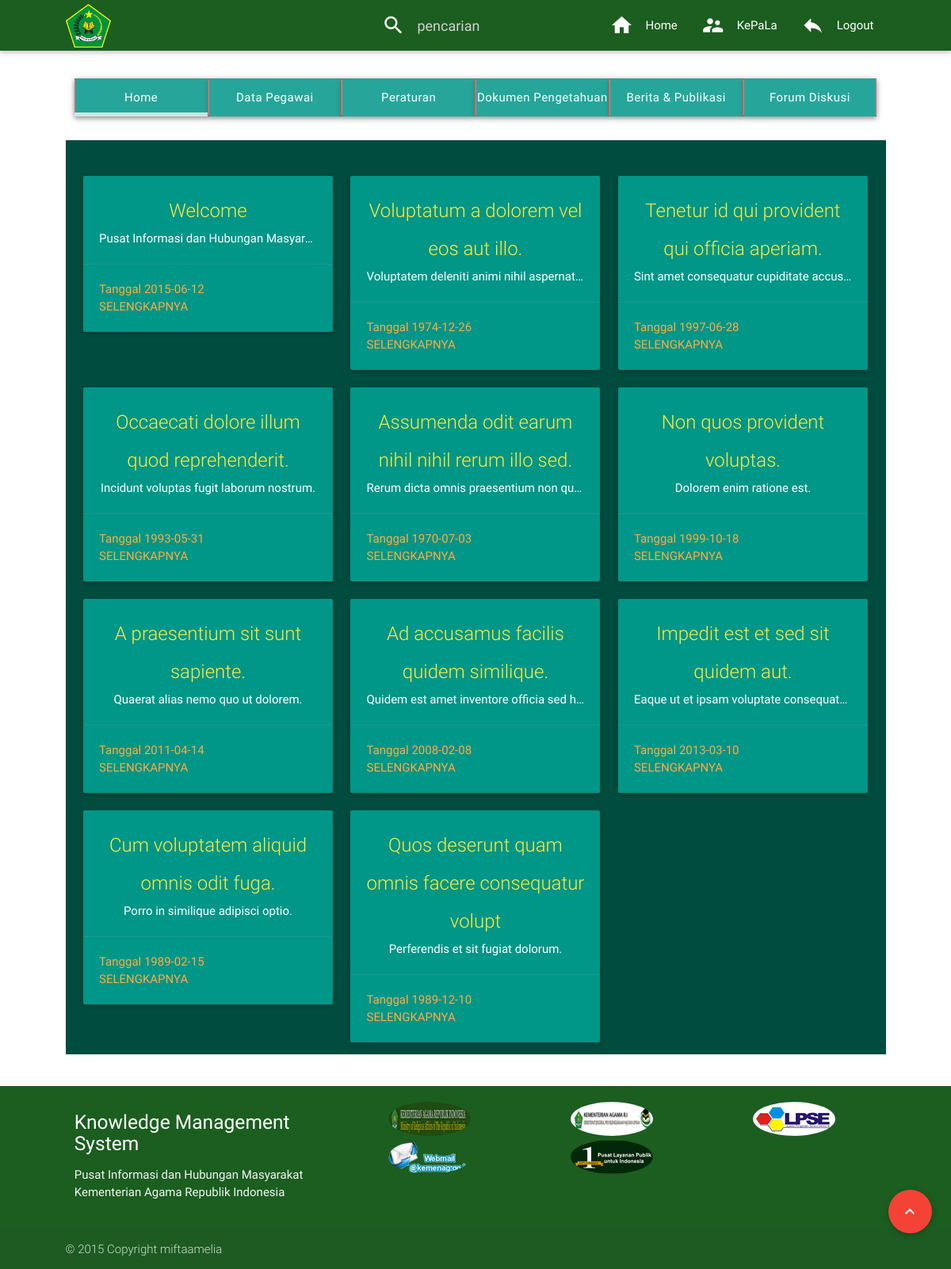
Page /kepala/home.php (signed in) on the committed database.
### tables this page shows
CREATE TABLE IF NOT EXISTS `berita` (
  `id_berita` int(10) NOT NULL AUTO_INCREMENT,
  `judul_berita` char(50) NOT NULL,
  `isi` longtext NOT NULL,
  `tgl_posting_berita` date NOT NULL,
  PRIMARY KEY (`id_berita`)
);

### kepala/home.php (the view, shortened to what this page needs)
<html>
    <head>
	    <link href="../asset/css/materialize.min.css" rel="stylesheet">
    </head>
    <body>
	    <header>
	        <nav class="green darken-4" id="top">
	            <div class="nav-wrapper container">
	                <a class="brand-logo"><img style="height:60px; padding-top: 5px;" src="../asset/imagelogo/logo.png"></a>
	                <ul id="nav-mobile" class="right hide-on-med-and-down">
						<li id="search">
							<form action="search.php" method="get" enctype="multipart/form-data">
								<div class="input-field">
									<input name="value" id="search" type="search" required placeholder="pencarian">
									<label for="search"><i class="mdi-action-search"></i></label>
								</div>
							</form>
						</li>
						<li><a href="index.php"><i class="mdi-action-home left"></i>Home</a></li>
						<li><a><i class="mdi-action-account-child left"></i>
							<?php echo (isset($_SESSION['nama_lengkap']) ? $_SESSION['nama_lengkap'] : 'anonym' )?>
						</a></li>
				        <li><a href="../logout.php"><i class="mdi-content-reply left"></i>Logout</a></li>
				    </ul>
	            </div>
	        </nav>
	    </header>
	    <main style="margin-top:20px;">
	        <div class="container row ">
            	<div class="col s12" style="margin-bottom: 30px">
					<ul class="tabs z-depth-1">
				        <li class="tab col s12 m2 l2 teal"><a class="white-text btn" target="_blank" href="#home">Home</a></li>
				        <li class="tab col s12 m2 l2 teal"><a class="white-text btn" target="_blank" href="#pegawai">Data Pegawai</a></li>
				        <li class="tab col s12 m2 l2 teal"><a class="white-text btn" target="_blank" href="#peraturan">Peraturan</a></li>
				        <li class="tab col s12 m2 l2 teal"><a class="white-text btn" target="_blank" href="#dokumen">Dokumen Pengetahuan</a></li>
				        <li class="tab col s12 m2 l2 teal"><a class="white-text btn" target="_blank" href="#berita">Berita & Publikasi</a></li>
				        <li class="tab col s12 m2 l2 teal"><a class="white-text btn" target="_blank" href="#forum">Forum Diskusi</a></li>
				    </ul>
            	</div>
	            <div class="col s12 section teal darken-4">
                	<div class="section" id="home"> <br>
<?php
	$query = "SELECT * FROM berita ";
	$result = mysql_query($query) or die('Error');
	while($data = mysql_fetch_array($result)) {
?>
						    <div class="col s4 ">
						      <div class="card teal">
						        <div class="card-content center-align">
						          <span class="card-title yellow-text"><?php echo $data['judul_berita'];?></span>
						          <div class="white-text"><p class="truncate"><?php echo substr($data['isi'],0,350); ?></p></div>
						        </div>
						        <div class="card-action yellow-darken-4-text">
						          <a>Tanggal <?php echo $data['tgl_posting_berita'];?></a>
						          <a href="textfull.php?id=<?php echo $data['id_berita'] ?>">SELENGKAPNYA</a>
						        </div>
						      </div>
						    </div>
<?php
 	}
?>
                	</div>
	            </div>
	        </div>
	        <div class="fixed-action-btn" style="bottom: 45px; right: 24px;">
				<a class="btn-floating btn-large red" href="#top">
					<i class="large mdi-hardware-keyboard-arrow-up"></i>
				</a>
			</div>
	    </main>
	    <footer class="page-footer green darken-4">
	        <div class="container row">
				<div class="col s4">
	                <h5 class="white-text">Knowledge Management System</h5>
	                <p class="grey-text text-lighten-4">Pusat Informasi dan Hubungan Masyarakat</br> Kementerian Agama Republik Indonesia
	                </p>
                </div>
                <div class="col s8">
                	<div class="row" id="gbr">
            		<div class="col s4">
                		<a href="http://kemenag.go.id/" target="_blank">
                			<img class="circle responsive-img" src="../asset/images/kemenag.go.id1.png" style="">
            			</a>
        			</div>
        			<div class="col s4">
                		<a href="http://haji.kemenag.go.id/" target="_blank">
                			<img class="circle responsive-img" src="../asset/images/hajiumroh1 copy.png">
            			</a>
        			</div>
        			<div class="col s4">
                		<a href="http://lpse.kemenag.go.id/" target="_blank">
                			<img class="circle responsive-img" src="../asset/images/lpse.png">
            			</a>
        			</div>
        			<div class="col s4">
                		<a href="http://webmail@kemenag.go.id/" target="_blank">
                			<img class="circle responsive-img" src="../asset/images/webkemenag.png">
            			</a>
        			</div>
        			<div class="col s4">
                		<a href="http://satulayanan.id/" target="_blank">
                			<img class="circle responsive-img" src="../asset/images/layanan.png">
            			</a>
        			</div>
        			</div>
            	</div>
	        </div>
	        <div class="footer-copyright">
                <div class=container>
                	© 2015 Copyright miftaamelia
                </div>
	        </div>
	    </footer>
    </body>
</html>

### kepala/home.php (style rules this page uses)
body { display: flex; min-height: 100vh; flex-direction: column; }
main { flex: 1 0 auto }
.container { width:90% }
.tabs .tab a { text-transform: capitalize; line-height: inherit; padding: 0; }
.card .card-action a { text-transform: none }
.tabs .tab a { border: 0.1rem solid #ee6e73; border-top: none; border-bottom: none; }
#gbr div a img { display:block; margin:0 auto; margin-bottom: 5px; }

### rows in the picture
berita: judul_berita "Welcome", isi "Pusat Informasi dan Hubungan Masyar…", tgl_posting_berita "2015-06-12"
berita: judul_berita "Voluptatum a dolorem vel eos aut illo.", isi "Voluptatem deleniti animi nihil aspernat…", tgl_posting_berita "1974-12-26"
berita: judul_berita "Tenetur id qui provident qui officia aperiam.", isi "Sint amet consequatur cupiditate accus…", tgl_posting_berita "1997-06-28"
berita: judul_berita "Occaecati dolore illum quod reprehenderit.", isi "Incidunt voluptas fugit laborum nostrum.", tgl_posting_berita "1993-05-31"
berita: judul_berita "Assumenda odit earum nihil nihil rerum illo sed.", isi "Rerum dicta omnis praesentium non qu…", tgl_posting_berita "1970-07-03"
berita: judul_berita "Non quos provident voluptas.", isi "Dolorem enim ratione est.", tgl_posting_berita "1999-10-18"
berita: judul_berita "A praesentium sit sunt sapiente.", isi "Quaerat alias nemo quo ut dolorem.", tgl_posting_berita "2011-04-14"
berita: judul_berita "Ad accusamus facilis quidem similique.", isi "Quidem est amet inventore officia sed h…", tgl_posting_berita "2008-02-08"
berita: judul_berita "Impedit est et sed sit quidem aut.", isi "Eaque ut et ipsam voluptate consequat…", tgl_posting_berita "2013-03-10"
berita: judul_berita "Cum voluptatem aliquid omnis odit fuga.", isi "Porro in similique adipisci optio.", tgl_posting_berita "1989-02-15"
berita: judul_berita "Quos deserunt quam omnis facere consequatur volupt", isi "Perferendis et sit fugiat dolorum.", tgl_posting_berita "1989-12-10"

### other values in the picture
$_SESSION['nama_lengkap'] "KePaLa"
